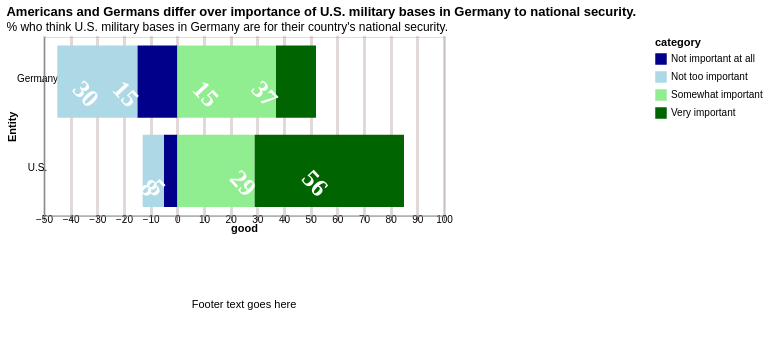

Express this chart as Vega-Lite.
### Vega-Lite specification from a JSON file in a GitHub repository (floating-point values rounded to 4 significant figures)
{"$schema": "https://vega.github.io/schema/vega-lite/v5.json", "config": {"view": {"continuousWidth": 400}}, "vconcat": [{"width": 400, "height": 178.6, "title": {"text": "Americans and Germans differ over importance of U.S. military bases in Germany to national security.", "subtitle": "% who think U.S. military bases in Germany are for their country's national security.", "anchor": "start"}, "data": {"values": [{"Entity": "Germany", "Not important at all": -15, "Not too important": -30, "Somewhat important": 37, "Very important": 15}, {"Entity": "U.S.", "Not important at all": -5, "Not too important": -8, "Somewhat important": 29, "Very important": 56}]}, "transform": [{"fold": ["Not important at all", "Not too important", "Somewhat important", "Very important"], "as": ["category", "value"]}, {"calculate": "{'Not important at all': 1, 'Not too important': 2, 'Somewhat important': 3, 'Very important': 4}[datum.category]", "as": "order"}, {"calculate": "abs(datum.value)", "as": "abs_value"}], "encoding": {"y": {"field": "Entity", "type": "ordinal", "axis": {"orient": "left", "offset": 0, "position": 0, "domain": true, "labels": true, "labelAlign": "center", "labelAngle": 0, "labelBaseline": "alphabetic", "labelBound": false, "labelColor": "black", "labelFlush": true, "labelFlushOffset": 0, "title": "Entity", "titleAlign": "center", "titleAnchor": "middle", "titleAngle": -90, "titleBaseline": "middle", "titleColor": "black", "grid": true, "gridCap": "butt", "gridColor": "black", "gridOpacity": 0, "gridWidth": 0, "tickCount": 10}}, "x": {"field": "value", "type": "quantitative", "scale": {"domain": [-50, 100]}, "axis": {"tickCount": 13, "orient": "bottom", "offset": 0, "position": 0, "domain": true, "labels": true, "labelAlign": "center", "labelAngle": 0, "labelBaseline": "alphabetic", "labelBound": false, "labelColor": "black", "labelFlush": true, "labelFlushOffset": 0, "title": "good", "titleAlign": "center", "titleAnchor": "middle", "titleAngle": 0, "titleBaseline": "middle", "titleColor": "black", "grid": true, "gridCap": "square", "gridColor": "#9b7d7d", "gridOpacity": 0.3, "gridWidth": 3}}, "color": {"field": "category", "type": "nominal", "scale": {"domain": ["Not important at all", "Not too important", "Somewhat important", "Very important"], "range": ["darkblue", "lightblue", "lightgreen", "darkgreen"]}}, "order": {"field": "order", "type": "ordinal"}, "opacity": {"value": 1}}, "layer": [{"mark": {"type": "bar", "cornerRadius": 0, "width": {"band": 1}, "height": {"band": 0.9}, "orient": "horizontal", "align": "left", "baseline": "top", "binSpacing": "0"}}, {"mark": {"type": "text", "dx": 16, "dy": -5, "xOffset": -9, "yOffset": 5, "angle": 47, "align": "right", "baseline": "top", "font": "serif", "fontSize": 25, "fontStyle": "normal", "fontWeight": 800, "limit": 0}, "encoding": {"text": {"field": "abs_value", "type": "quantitative"}, "x": {"field": "value", "type": "quantitative"}, "color": {"value": "white"}}}, {"data": {"values": [{"dummy": 0}]}, "mark": {"type": "rule", "strokeDash": [2, 2], "size": 2}, "encoding": {"x": {"datum": 10}}}]}, {"width": 400, "height": 100, "data": {"values": [{"text": "Footer text goes here"}]}, "mark": {"type": "text", "align": "center", "baseline": "middle"}, "encoding": {"text": {"field": "text", "type": "nominal"}}}]}
